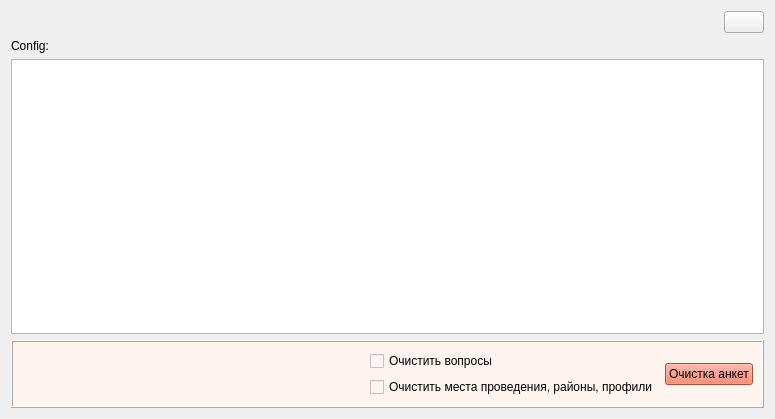
<?xml version="1.0" encoding="UTF-8"?>
<ui version="4.0">
 <class>FormSettings</class>
 <widget class="QWidget" name="FormSettings">
  <property name="geometry">
   <rect>
    <x>0</x>
    <y>0</y>
    <width>775</width>
    <height>419</height>
   </rect>
  </property>
  <property name="windowTitle">
   <string>Settings</string>
  </property>
  <layout class="QVBoxLayout" name="verticalLayout_2">
   <item>
    <layout class="QHBoxLayout" name="horizontalLayout_3">
     <item>
      <spacer name="horizontalSpacer">
       <property name="orientation">
        <enum>Qt::Horizontal</enum>
       </property>
       <property name="sizeHint" stdset="0">
        <size>
         <width>40</width>
         <height>20</height>
        </size>
       </property>
      </spacer>
     </item>
     <item>
      <widget class="QPushButton" name="pushButtonClose">
       <property name="text">
        <string/>
       </property>
       <property name="icon">
        <iconset resource="res.qrc">
         <normaloff>:/pix/exit.png</normaloff>:/pix/exit.png</iconset>
       </property>
       <property name="iconSize">
        <size>
         <width>24</width>
         <height>24</height>
        </size>
       </property>
      </widget>
     </item>
    </layout>
   </item>
   <item>
    <layout class="QVBoxLayout" name="verticalLayout_3">
     <item>
      <widget class="QLabel" name="label">
       <property name="text">
        <string>Config:</string>
       </property>
      </widget>
     </item>
     <item>
      <widget class="QTableView" name="tableView"/>
     </item>
    </layout>
   </item>
   <item>
    <layout class="QHBoxLayout" name="horizontalLayout_2">
     <item>
      <widget class="QFrame" name="frame">
       <property name="sizePolicy">
        <sizepolicy hsizetype="Preferred" vsizetype="Preferred">
         <horstretch>0</horstretch>
         <verstretch>0</verstretch>
        </sizepolicy>
       </property>
       <property name="styleSheet">
        <string notr="true">background-color: seashell</string>
       </property>
       <property name="frameShape">
        <enum>QFrame::Box</enum>
       </property>
       <property name="frameShadow">
        <enum>QFrame::Raised</enum>
       </property>
       <layout class="QHBoxLayout" name="horizontalLayout">
        <item>
         <spacer name="horizontalSpacer_2">
          <property name="orientation">
           <enum>Qt::Horizontal</enum>
          </property>
          <property name="sizeHint" stdset="0">
           <size>
            <width>40</width>
            <height>20</height>
           </size>
          </property>
         </spacer>
        </item>
        <item>
         <layout class="QVBoxLayout" name="verticalLayout">
          <item>
           <widget class="QCheckBox" name="checkBox_clr_q">
            <property name="text">
             <string>Очистить вопросы</string>
            </property>
            <property name="tristate">
             <bool>false</bool>
            </property>
           </widget>
          </item>
          <item>
           <widget class="QCheckBox" name="checkBox_clr_pl">
            <property name="text">
             <string>Очистить места проведения, районы, профили</string>
            </property>
           </widget>
          </item>
         </layout>
        </item>
        <item>
         <widget class="QPushButton" name="pushButton">
          <property name="styleSheet">
           <string notr="true">background-color: tomato</string>
          </property>
          <property name="text">
           <string>Очистка анкет</string>
          </property>
         </widget>
        </item>
       </layout>
      </widget>
     </item>
    </layout>
   </item>
  </layout>
 </widget>
 <resources>
  <include location="res.qrc"/>
 </resources>
 <connections/>
</ui>
